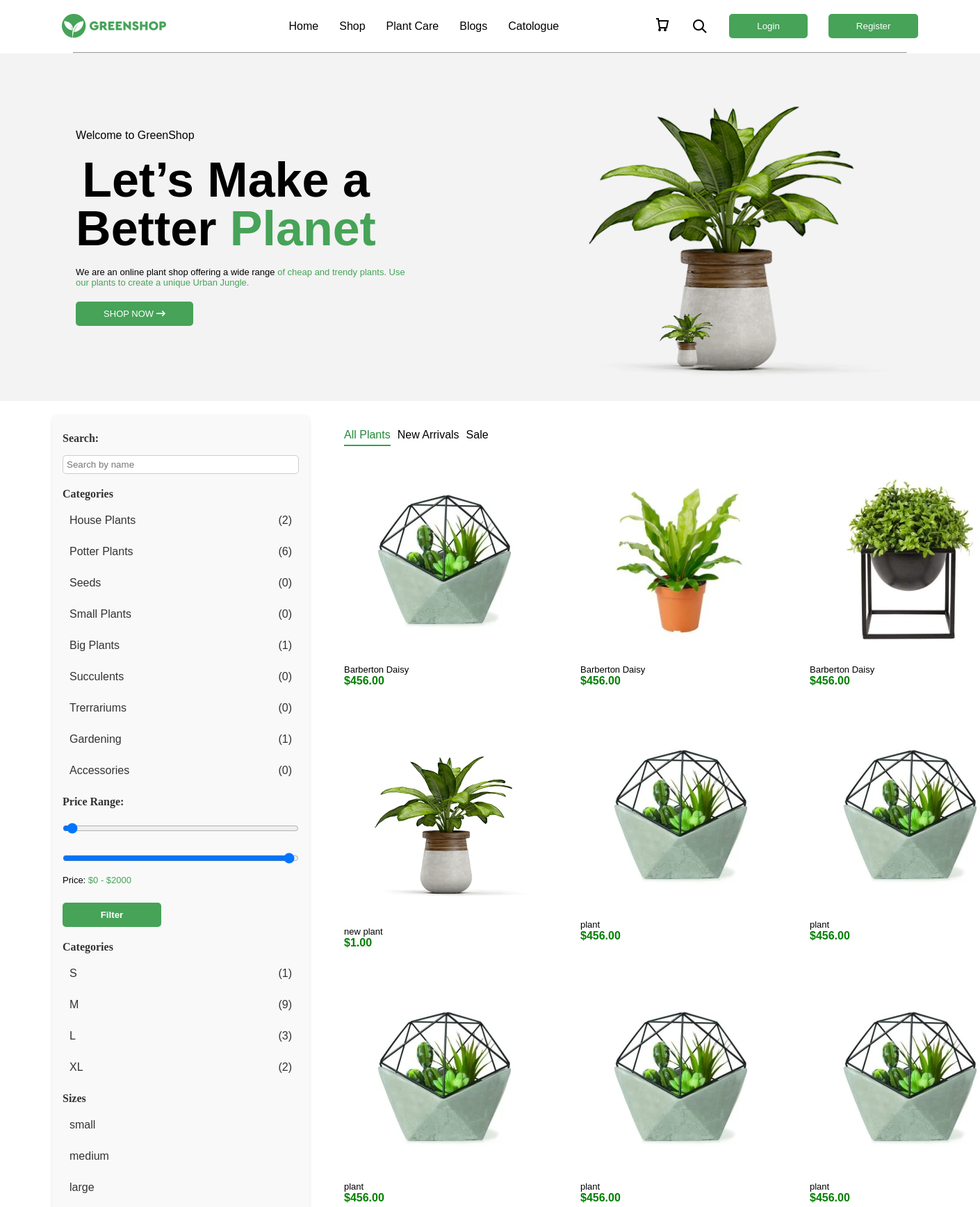
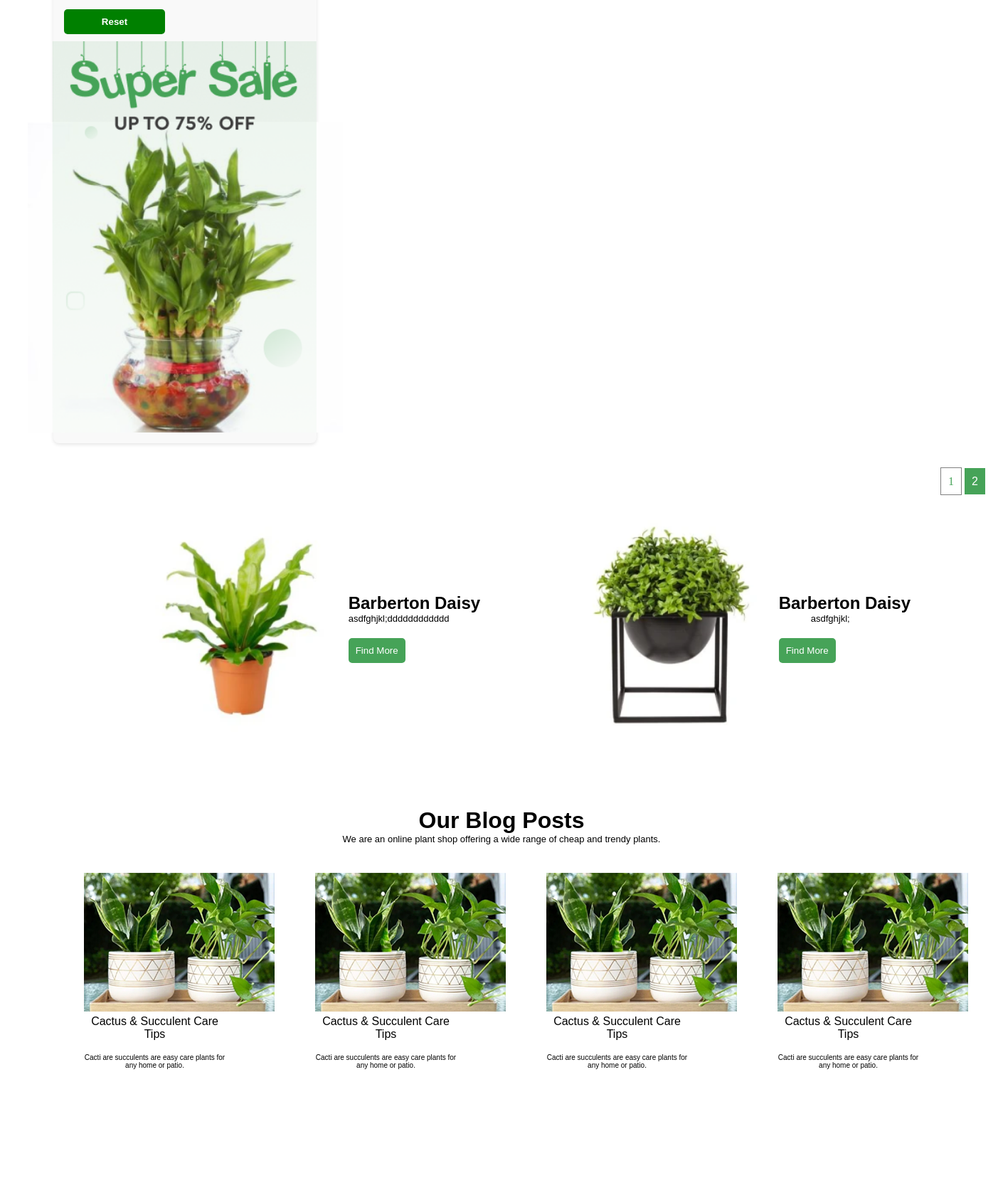
The page / (upper part) on the database its author committed (2 pictures, top to bottom).
### plant/models.py (models this page shows, shortened)
class TimeAbstract(models.Model):
    created_at = models.DateField('created', auto_now_add=True)
    updated_at = models.DateField('', auto_now=True)
    class Meta:
        abstract = True

class Category(TimeAbstract):
    class Meta:
        verbose_name_plural = 'categories'
        verbose_name = 'category'
    name = models.CharField(max_length=100)
    def __str__(self):
        return self.name

class Size(TimeAbstract):
    SMALL = 'small'
    MEDIUM = 'medium'
    LARGE = 'large'
    TYPES = [
        (SMALL,'small'),
        (MEDIUM, 'medium'),
        (LARGE, 'large')
    ]
    class Meta:
        verbose_name_plural = 'sizes'
        verbose_name = 'size'
    name = models.CharField(max_length=100)
    type = models.CharField(choices=TYPES, default=SMALL, max_length=50)
    def __str__(self):
        return self.name

class Plant(TimeAbstract):
    class Meta:
        verbose_name_plural = 'plants'
        verbose_name = 'plant'
    name = models.CharField(max_length=100)
    price = models.DecimalField(decimal_places=2, max_digits=10)
    short_description = models.TextField()
    sizes = models.ManyToManyField('plant.Size', related_name='plant')
    category = models.ForeignKey('plant.Category', on_delete=models.PROTECT, related_name='plant')
    tags = models.ManyToManyField('plant.Tag', related_name='plant')
    description = models.ForeignKey('plant.Description', on_delete=models.PROTECT)
    user =  models.ForeignKey('auth.User', on_delete=models.PROTECT, related_name='plants')
    @property
    def image(self):
        if self.images.first():
            return self.images.first().image
        return None

class ImagePlant(TimeAbstract):
    class Meta:
        verbose_name_plural = 'images'
        verbose_name = 'image'
    plant = models.ForeignKey('plant.Plant', on_delete=models.PROTECT, related_name='images')
    image = ResizedImageField(upload_to='plant_images/', quality=90, force_format='WEBP')

class Blog(TimeAbstract):
    class Meta:
        verbose_name_plural = 'blogs'
        verbose_name = 'blog'
    name = models.CharField(max_length=100)
    description = models.TextField()
    image = models.ImageField(upload_to='blog_images/')

### plant/views.py (the view)
# urls.py: path('', views.HomePageView.as_view(), name='home'),
class HomePageView(ListView):
    template_name = 'landing.html'
    context_object_name = 'plants'
    paginate_by = 9
    def get_queryset(self):
        plants = Plant.objects.all()
        self.plantfilter = PlantFilter(self.request.GET, queryset=plants)
        query = self.request.GET.get('q')
        if query:
            return Plant.objects.filter(name__icontains=query)
        sizes = self.request.GET.getlist('size')
        if sizes:
            plants = plants.filter(sizes__id__in=sizes)
        return self.plantfilter.qs
    def get_context_data(self, **kwargs):
        context = super().get_context_data(**kwargs)
        context['blogs'] = Blog.objects.all()
        context['categories'] = Category.objects.annotate(plant_count=Count('plant'))
        context['sizes'] = Size.objects.annotate(plant_count=Count('plant'))
        context['size_objects'] = Size.SMALL, Size.MEDIUM, Size.LARGE
        context['form'] = CustomUserCreationForm
        context['forms'] = LoginForm
        context['filter'] = self.plantfilter
        return context

### templates/landing.html (shortened to what this page needs)
{% extends 'main.html' %}
{% block content %}
  <section class="slider container">
    <div class="slides ">
      <div class="container-media container slide">
        <div class="display first-block">
          <div class="col-display">
            <h3>Welcome to GreenShop</h3>
            <h1 class="big-text">
              Let’s Make a <br />Better <span>Planet</span>
            </h1>
            <p class="start">
              We are an online plant shop offering a wide range <span>
                of cheap and trendy plants. Use
                <br />our plants to create a unique Urban Jungle.
              </span>
            </p>
            <a href="{% url 'catologue' %}">
              <button class="display"><p>SHOP NOW <i class="fa-solid fa-arrow-right-long"></i></p></button>
            </a>
          </div>
          <div class="display-gap">
            <div class="big-plant"></div>
          </div>
        </div>
      </div>
      <div class="container-media slide">
        <div class="display first-block">
          <div class="display-gap">
            <div class="min-plant"></div>
          </div>
        </div>
      </div>
    </div>
  </section>
<div class="display2 containers mi pad-20">
    <form method="get" class="filter-form">
      <label for="id_name">Search:</label>
      {{ filter.form.name }}
      <div class="filter-categories">
        <label for="id_name">Categories</label>
        {% for category in categories %}
            <a href="?category={{ category.id }}" class="{% if request.GET.category == category.id|stringformat:"s" %}active{% endif %}">
                <div class="display-cat align-center gap-200">
                  <div>
                    {{ category.name }}
                  </div>
                  <div>
                    ({{ category.plant_count }})
                  </div>
                </div>
            </a>
        {% endfor %}
    </div>
    <label>Price Range:</label>
    <input type="range" id="price_min" name="old_price_min" min="0" max="2000" step="10" value="{{ request.GET.old_price_min|default:0 }}">
    <input type="range" id="price_max" name="old_price_max" min="0" max="2000" step="10" value="{{ request.GET.old_price_max|default:2000 }}">
    <p>Price: <span id="price_display">${{ request.GET.old_price_min|default:0 }} - ${{ request.GET.old_price_max|default:2000 }}</span></p>
    <button type="submit" class="">Filter</button>
    <div class="filter-categories">
      <label for="">Categories</label>
      {% for size in sizes %}
          <a href="?sizes={{ size.id }}" class="{% if request.GET.sizes == size.id|stringformat:"s" %}active{% endif %}">
              <div class="display-cat align-center gap-200">
                <div>
                  {{ size.name }}
                </div>
                <div>
                  ({{ size.plant_count }})
                </div>
              </div>
          </a>
      {% endfor %}
  </div>
   <div class="filter-categories">
    <label for="id_name">Sizes</label>
    {% for size in size_objects %}
        <a href="">{{ size }}</a>
    {% endfor %}
  </div>
      <button type="reset" class="btn btn-success"><a class="white" href="{% url "home" %}">Reset</a></button>
      <div class="sale pad-0"></div>
    </form>
    <div class="col-display cent">
      <div class="text-center display-gap1 display-gap-m pad-top-20 links">
        <a class="active" href="">All Plants</a>
        <a class="" href="">New Arrivals</a>
        <a href="">Sale</a>
      </div>
      <div class="card-plant display-plant media-container-small">
        {% for plant in plants %}
        <a href="{% url 'detail_plant' plant.id %}">
        <div>
          <img class="card" src="{{ plant.image.url }}" alt="" />
            <p>{{ plant.name }}</p>
            <h4 class="green">${{ plant.price }}</h4>
          </div>
        </a>
        {% endfor %}
      </div>
    </div>
  </div>
  <div class="paginations">
    {% include 'companents/pagination.html' %}
  </div>
  <div class="pad-top-20 pad-200 media-none">
    <div class="display">
      {% for plant in plants|slice:'1:3' %}
      <a href="{% url 'detail_plant' plant.id %}">
        <div class="display end">
          <img src="{{ plant.image.url }}" alt="">
          <div class="col-display end">
            <h2>{{ plant.name }}</h2>
            <p class="width end">{{ plant.short_description }}</p>
            <button><a class="white" href="">Find More</a></button>
          </div>
        </div>
      </a>
      {% endfor %}
    </div>
  </div>
  <div class="container">
    <center>
      <h1>Our Blog Posts</h1>
      <p>We are an online plant shop offering a wide range of cheap and trendy plants.</p>
    </center>
    <div class="display3 text-center media-container pad-top-20">
      {% for blog in blogs|slice:':4' %}
        <a href="{% url 'detail_blog' blog.id %}">
          <div class="pad-top-20 blog">
            <img src="{{ blog.image.url }}" alt="" />
            <h3>{{ blog.name }}</h3>
            <br /><p>{{ blog.description }}</p>
          </div>
        </a>
      {% endfor %}
    </div>
  </div>
{% endblock %}

### static/static_dirs/css/main.css (style rules this page uses)
* { margin: 0; box-sizing: border-box; }
.text-center { text-align: center; }
.display-cat { display: flex; max-width: 500px; justify-content: space-between; }
.gap-200 { gap: 200px; }
.text-center p { font-size: 10px; }
.container { width: 1300px; margin: 0 auto; }
.container-media { width: 1300px; margin: 0 auto; }
.containers { max-width: 1300px; width: 100%; margin: 0 auto; padding: 0 15px; }
.pad-20 { padding: 20px; }
.pad-200 { padding: 100px; }
.pad-200 img { width: 400px; }
.align-center { align-items: center; }
.col-display { display: flex; flex-direction: column; gap: 20px; align-items: start; }
.start { text-align: start; }
.display { display: flex; justify-content: space-around; align-items: center; }
.display2 { display: flex; align-items: start; gap: 50px; }
.display3 { display: flex; justify-content: space-around; align-items: center; }
.display-plant { display: grid; grid-template-columns: repeat(3, 1fr); gap: 40px; flex: 1; }
.display-gap { display: flex; gap: 30px; align-items: center; }
.display-gap-m { display: flex; gap: 30px; align-items: center; }
.card { padding: 20px 20px; background-color: #ffffff; }
img { max-width: 300px; max-height: 300px; }
.sale { background-image: url(../images/sale.png); background-position: center; background-repeat: no-repeat; background-size: cover; width: 443px; height: 550px; margin-left: -51px; }
.pad-0 { padding: 0; }
ul, li, a { text-decoration: none; font-family: Cera Pro, sans-serif; color: black; list-style: none; }
.links a { text-decoration: none; padding-bottom: 5px; border-bottom: 2px solid transparent; }
.links a:hover, .links a.active { color: #218838; border-bottom: 2px solid #28a745; }
p { font-family: Cera Pro, sans-serif; font-size: 13px; }
h1 { font-family: Cera Pro, sans-serif; }
h4 { font-family: Cera Pro, sans-serif; }
span { color: #46A358; }
h3 { font-family: Cera Pro, sans-serif; font-size: 16px; font-weight: 500; line-height: 18px; }
h2 { font-family: Cera Pro, sans-serif; }
.big-text { font-size: 70px; font-family: Cera Pro, sans-serif; font-weight: 900; size: 70px; line-height: 70px; }
button { background-color: #46A358; padding: 10px 40px; border: none; border-radius: 5px; color: white; max-width: 200px; }
.end button { max-width: 100px; padding: 10px; }
.width { width: 100px; }
.end { justify-content: end; text-align: end; }
.display-gap1 { display: flex; gap: 10px; padding-top: 10px; }
.btn { padding: 10px 15px; background-color: green; color: white; border: none; cursor: pointer; }
.slider { position: relative; width: 100%; overflow: hidden; }
.slides { display: flex; transition: transform 0.5s ease-in-out; }
.slide { min-width: 100%; box-sizing: border-box; text-align: center; }
.big-plant { background-image: url(../images/pl.png); background-position: center; background-repeat: no-repeat; background-size: cover; width: 500px; height: 500px; }
.min-plant { background-image: url(../images/pl.png); background-position: center; background-repeat: no-repeat; background-size: cover; width: 100px; height: 100px; position: absolute; top: 359px; left: 940px; }
.first-block { background-color: rgb(243, 243, 243); }
.green { color: green; }
.paginations { text-align: end; padding: 20px; margin: 5px; }
.white { color: white; }
.blog { max-width: 200px; }
.pad-top-20 { padding-top: 20px; }
.filter-form { background: #f8f9fa; padding: 15px; border-radius: 8px; box-shadow: 0 2px 5px rgba(0, 0, 0, 0.1); max-width: 370px; }
.filter-form label { font-weight: bold; margin-top: 10px; display: block; color: #333; }
.filter-form input, .filter-form select { width: 100%; padding: 8px; margin-top: 5px; border: 1px solid #ccc; border-radius: 5px; }
.filter-form button { color: white; font-weight: bold; border: none; cursor: pointer; margin-top: 15px; padding: 10px; max-width: 142px; }
.filter-form { display: flex; flex-direction: column; gap: 10px; padding: 15px; border-radius: 8px; background-color: #f9f9f9; }
.filter-form label { font-weight: bold; }
.filter-form input, .filter-form select { padding: 5px; border-radius: 5px; border: 1px solid #ccc; }
.filter-categories { display: flex; gap: 15px; flex-direction: column; }
.filter-categories a { text-decoration: none; color: #333; padding: 5px 10px; border-bottom: 2px solid transparent; transition: all 0.3s ease; }

### rows shown on the page
Category: name "House Plants", plant_count "2"
Category: name "Potter Plants", plant_count "6"
Category: name "Seeds", plant_count "0"
Category: name "Small Plants", plant_count "0"
Category: name "Big Plants", plant_count "1"
Category: name "Succulents", plant_count "0"
Category: name "Trerrariums", plant_count "0"
Category: name "Gardening", plant_count "1"
Category: name "Accessories", plant_count "0"
Size: name "S", plant_count "1"
Size: name "M", plant_count "9"
Size: name "L", plant_count "3"
Size: name "XL", plant_count "2"
Plant: image (picture), name "Barberton Daisy", price "456.00"
Plant: image (picture), name "Barberton Daisy", price "456.00", short_description "asdfghjkl;dddddddddddd"
Plant: image (picture), name "Barberton Daisy", price "456.00", short_description "asdfghjkl;"
Plant: image (picture), name "new plant", price "1.00"
Plant: image (picture), name "plant", price "456.00"
Plant: image (picture), name "plant", price "456.00"
Plant: image (picture), name "plant", price "456.00"
Plant: image (picture), name "plant", price "456.00"
Plant: image (picture), name "plant", price "456.00"
Blog: image (picture), name "Cactus & Succulent Care Tips", description "Cacti are succulents are easy care plants for any home or patio."
Blog: image (picture), name "Cactus & Succulent Care Tips", description "Cacti are succulents are easy care plants for any home or patio."
Blog: image (picture), name "Cactus & Succulent Care Tips", description "Cacti are succulents are easy care plants for any home or patio."
Blog: image (picture), name "Cactus & Succulent Care Tips", description "Cacti are succulents are easy care plants for any home or patio."

### other values the page prints
{{ request.GET.old_price_min|default:0 }} "0"
{{ request.GET.old_price_max|default:2000 }} "2000"
{{ size }} "small" "medium" "large"
{{ num }} "1"
{{ num }} "2"
